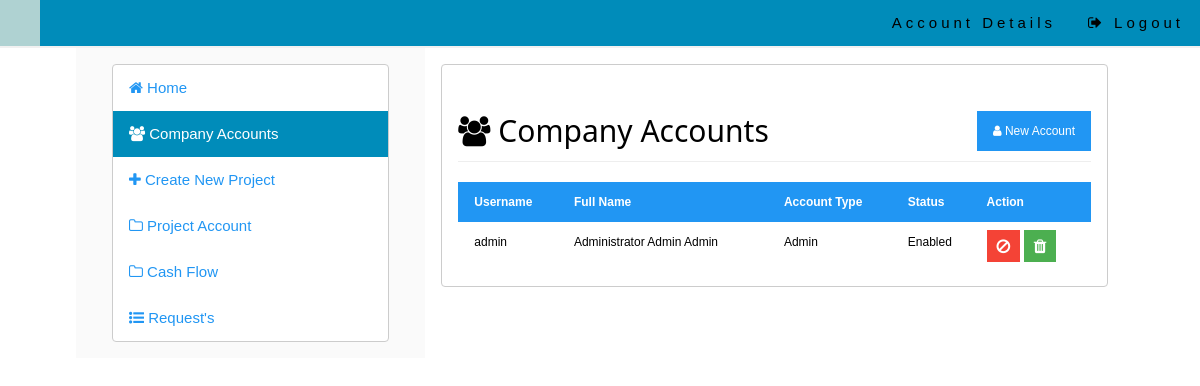
The page /admin/index.php?compAccounts=true on the database as committed earlier.
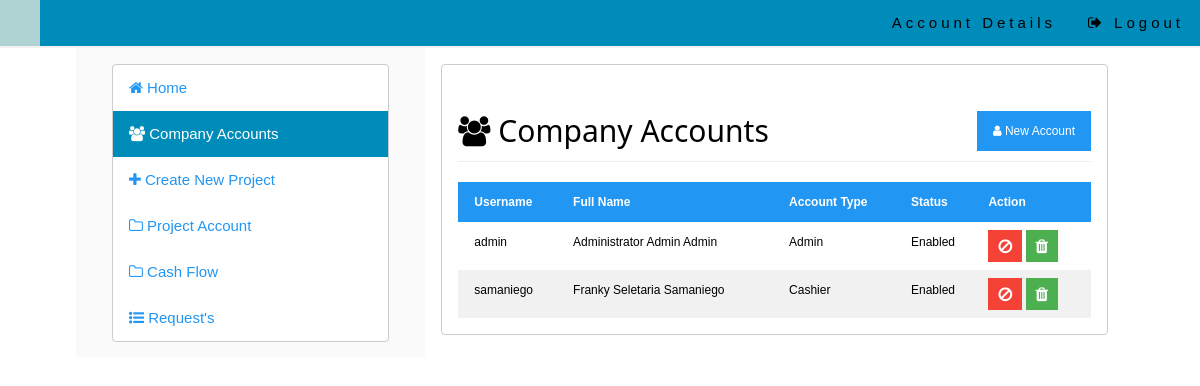
The same page on the database as committed later.
### tables this page shows
CREATE TABLE IF NOT EXISTS `users` (
  `id` int(10) unsigned NOT NULL AUTO_INCREMENT,
  `firstName` varchar(255) NOT NULL,
  `middleName` varchar(255) NOT NULL,
  `lastName` varchar(255) NOT NULL,
  `userName` varchar(255) NOT NULL,
  `accountType` varchar(20) NOT NULL,
  `password` varchar(255) NOT NULL,
  `status` varchar(255) NOT NULL,
  PRIMARY KEY (`id`)
);

### include/dbcon.php (called while the page is built, shortened)
<?php
	function getProjStatus($x){
		if($x == 1){
			return $stat = "Enabled";
		}else{
			return $stat = "Disabled";
		}
	}
	function getAccountType($x){
		if($x == 1){
			return $type="Admin";
		}else if($x == 2){
			return $type = "Cashier";
		}else{
			return $type="Undefined";
		}
	}
?>

### admin/compAccounts.php (the view, shortened to what this page needs)
<div class="w3-row w3-padding-16">
	<div class="w3-row">
		<h2 class="w3-left" style="margin-bottom:0px;margin-top:20px"><i class="fa fa-group fa-fx"></i> Company Accounts</h2><button class="w3-button w3-right w3-small w3-blue" style="margin-top:30px;" onclick="document.getElementById('newAccountModal').style.display='block'"><i class="fa fa-user" ></i> New Account</button></div><hr style="margin-top:0px;"/>
	<div class="w3-row">
		<table class="w3-table w3-striped w3-hoverable w3-small">
			<thead>
				<tr class="w3-blue">
					<th>Username</th>
					<th>Full Name</th>
					<th>Account Type</th>
					<th>Status</th>
					<th>Action</th>
				</tr>
			</thead>
			<tbody>
				<?php
					$sql = $mysqli->query("select * from users");
					while($row = mysqli_fetch_assoc($sql)){
				?>
					<tr id="trDel_<?php echo $row['id']?>">
						<td><?php echo $row['userName']?></td>
						<td><?php echo ucwords($row['firstName'].' '.$row['middleName'].' '.$row['lastName'])?></td>
						<td><?php echo getAccountType($row['accountType'])?></td>
						<td><?php echo getProjStatus($row['status'])?></td>
						<td>
						<?php if($row['status'] == 1){?>
							<button class="w3-red w3-button w3-small" style="padding:4px 10px;"  onclick="return disable(<?php echo $row['id']?>)" id="disable_<?php echo $row['id']?>"><i class="fa fa-ban fa-lg"></i></button>
						<?php }else{?>
							<button class="w3-green w3-button w3-small" style="padding:4px 10px;" onclick="return enable(<?php echo $row['id']?>)" id="enable_<?php echo $row['id']?>"><i class="fa fa-check fa-lg"></i></button>
						<?php }?>
							<button class="w3-green w3-button w3-small" style="padding:4px 10px;"onclick="return delete_(this,<?php echo $row['id']?>)"><i class="fa fa-trash fa-lg"></i></button>
						</td>
					</tr>
				<?php }?>
			</tbody>
		</table>
	</div>
</div>

Rows that differ between the two databases and show on the page:
added users: userName "samaniego", firstName+middleName+lastName "Franky Seletaria Samaniego", accountType "Cashier", status "Enabled"
